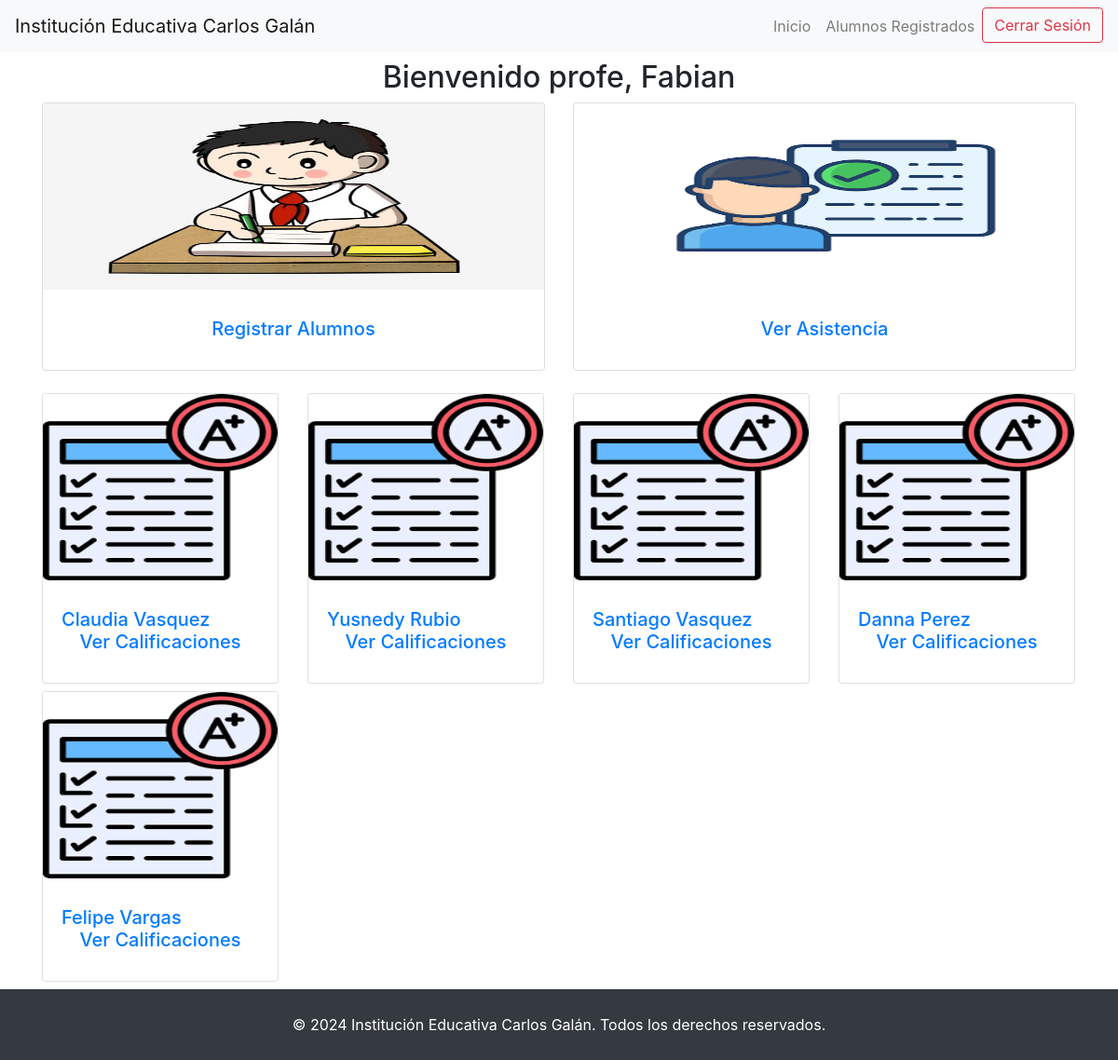
The app's page /escuela/home/ (signed in) with its own data.
### escuela/models.py (models this page shows, shortened)
class Student(models.Model):
    GENERO_CHOICES = [
        ('F', 'Femenino'),
        ('M', 'Masculino'),
        ('N', 'No aplica'),
    ]
    nombre = models.CharField(max_length=100)
    apellido = models.CharField(max_length=100)
    edad = models.IntegerField()
    no_documento = models.CharField(max_length=20)
    grado = models.CharField(max_length=50)
    genero = models.CharField(max_length=1, choices=GENERO_CHOICES)
    direccion = models.CharField(max_length=255)
    padre_familia = models.CharField(max_length=100)
    numero_padre = models.CharField(max_length=15)

### escuela/views.py (the view)
# urls.py: path('home/', views.home_view, name='home'),
@login_required
def home_view(request):
    if request.user.is_superuser:
        students = Student.objects.all()
        return render(request, 'home.html')
    else:
        students = Student.objects.all()  # Asumiendo que obtienes todos los estudiantes
        return render(request, 'homeTeacher.html', {'students': students})

### escuela/templates/homeTeacher.html (shortened to what this page needs)
{% load static %}
<!DOCTYPE html>
<html lang="en">
<head>
    <link rel="stylesheet" href="https://stackpath.bootstrapcdn.com/bootstrap/4.5.2/css/bootstrap.min.css">
</head>
<body>
    <header>
        <nav class="navbar navbar-expand-lg navbar-light bg-light">
            <a class="navbar-brand" href="#">Institución Educativa Carlos Galán</a>
            <div class="collapse navbar-collapse" id="navbarNav">
                <ul class="navbar-nav ml-auto">
                    <li class="nav-item">
                        <a class="nav-link" href="{% url 'home' %}">Inicio</a>
                    </li>
                    <li class="nav-item">
                        <a class="nav-link" href="{% url 'student' %}">Alumnos Registrados</a>
                    </li>
                    <li class="nav-item">
                        <form action="{% url 'logout' %}" method="post">
                            <button type="submit" class="btn btn-outline-danger">Cerrar Sesión</button>
                        </form>
                    </li>
                </ul>
            </div>
        </nav>
    </header>
    <div class="container mt-2">
        <h2 class="text-center mb-6">Bienvenido profe, {{ user.username }}</h2>
        <div class="card-deck">
            <div class="card">
                <a href="{% url 'register_student' %}">
                    <img src="{% static 'img/alumno.jpg' %}" class="card-img-top" alt="Registrar Alumnos">
                    <div class="card-body">
                        <h5 class="card-title text-center">Registrar Alumnos</h5>
                    </div>
                </a>
            </div>
            <div class="card">
                <a href="{% url 'take_attendance' %}">
                    <img src="{% static 'img/asistencia.png' %}" class="card-img-top" alt="Ver Asistencia">
                    <div class="card-body">
                        <h5 class="card-title text-center">Ver Asistencia</h5>
                    </div>
                </a>
            </div>
        </div>
    </div>
    <div class="container mt-4">
        <div class="row">
            {% for student in students %}
            <div class="col-md-3">
                <div class="card mb-2">
                    <img src="{% static 'img/calificaciones.png' %}" class="card-img-top" alt="Ver Calificaciones">
                    <div class="card-body">
                        <h5 class="card-title">
                            <a href="{% url 'manage_grades' student.id %}">
                                {{ student.nombre }} {{ student.apellido }}
                                <p class="card-text text-center">Ver Calificaciones</p>
                            </a>
                        </h5>
                    </div>
                </div>
            </div>
            {% endfor %}
        </div>
    </div>
    <footer class="bg-dark text-center">
        <div class="text-white py-3">
            © 2024 Institución Educativa Carlos Galán. Todos los derechos reservados.
        </div>
    </footer>
</body>
</html>

### escuela/templates/homeTeacher.html (style rules this page uses)
body { display: flex; flex-direction: column; min-height: 100vh; }
.card { width: 254px; margin-bottom: 20px; }
.card img { width: 100%; height: 200px; cursor: pointer; transition: transform 0.2s; }
.card-title { margin-top: 10px; }
footer { margin-top: auto; background-color: #f8f9fa; padding: 10px 0; text-align: center; color: white; }

### records on screen
Student: nombre "Claudia", apellido "Vasquez"
Student: nombre "Yusnedy", apellido "Rubio"
Student: nombre "Santiago", apellido "Vasquez"
Student: nombre "Danna", apellido "Perez"
Student: nombre "Felipe", apellido "Vargas"

### other values on screen
{{ user.username }} "Fabian"
